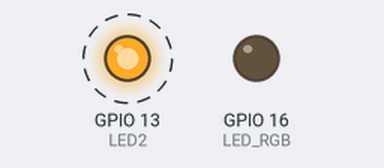
This sketch was run on a simulated ESP32. On the bench: output pins drawn as LEDs (lit = HIGH). Dashed ring = blinking.

Above: at 0.05 s.
Timing chart, 0 to 3.0 s (numbered marks = the images above):
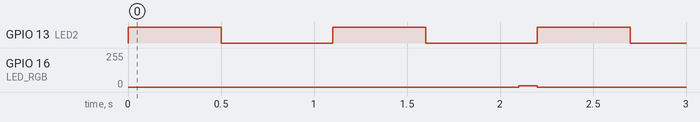

Measured:
- by itself, GPIO 13 (LED2): alternates HIGH for 0.50 s and LOW for 0.60 s

The sketch:

CHAMELEON_Environment_Code_Solution_Task2.ino
```cpp
// LED2
// GPIO
#define LED2 13

// GPIO of RGB LED and vibration motor
#define LED_RGB 16
// PWM properties RGB LED
int LED_RGB_Channel = 12;
int LED_RGB_Channel_Frequency = 5000;
int LED_RGB_Channel_Resolution = 8;
// global variables RGB LED
int LED_RGB_brightness_high = 255;
int LED_RGB_brightness_low = 0;

// lightsensor
// GPIO
// set treshold for light sensor

// touch sensor
// GPIO

// servomotor
// library
// GPIO
// PWM properties servomotor
// define servomotor angles
// command_servomotor(): give the angle to the function command_servomotor() and move to the servomotor to the servomotor_Angle

// global variables
int current_value = 0;
int stepSize = 8;

// setup the components
void setup()
{
  // setup LED2 as OUTPUT
  pinMode(LED2, OUTPUT);

  // setup LED_RGB as OUTPUT
  pinMode(LED_RGB, OUTPUT);
  // attach the channel to the GPIO to be controlled
  ledcAttachPin(LED_RGB, LED_RGB_Channel);
  // define the PWM functionalities of the channel
  ledcSetup(LED_RGB_Channel, LED_RGB_Channel_Frequency, LED_RGB_Channel_Resolution);

  // setup the light sensor as INPUT

  //  setup touch sensor

  // setup servomotor as OUTPUT
  // attach the channel to the GPIO to be controlled
  // define the PWM functionalities of the channel

  // setup the serial communication
  Serial.begin(9600);
}

void loop()
{
  // read the current light sensor value and print it in the serial monitor.

  // If the light sensor value is equal of higher then the light treshold print "day" in the serial monitor.
  // read and print the current touch sensor value to the serial monitor

  // If the touch sensor detect a signal, flash the red LED and write "danger" in the serial monitor.
	ledcWrite(LED_RGB_Channel, 0);
    digitalWrite(LED2, HIGH);
    delay(500);
    digitalWrite(LED2, LOW);
    delay(500);

  // If the touch sensor detect no signal, move the servomotor (tounge).
  // create a movement of the servomotor to angle max and min

  // If the light sensor value is lower then the light treshold print "night" in the serial monitor. And fade the vibrating motor and RGB LED.
    ledcWrite(LED_RGB_Channel, current_value);
  // Wait for 100 milliseconds to see the dimming effect of the LED.
    delay(100);

  // Change the current_value for next run of the loop.
  current_value = current_value + stepSize;

  // Reverse the direction of the fading at the ends of a fading cycle.
  if (current_value <= LED_RGB_brightness_low || current_value >= LED_RGB_brightness_high) {
    stepSize = -stepSize;
  }
}
```
